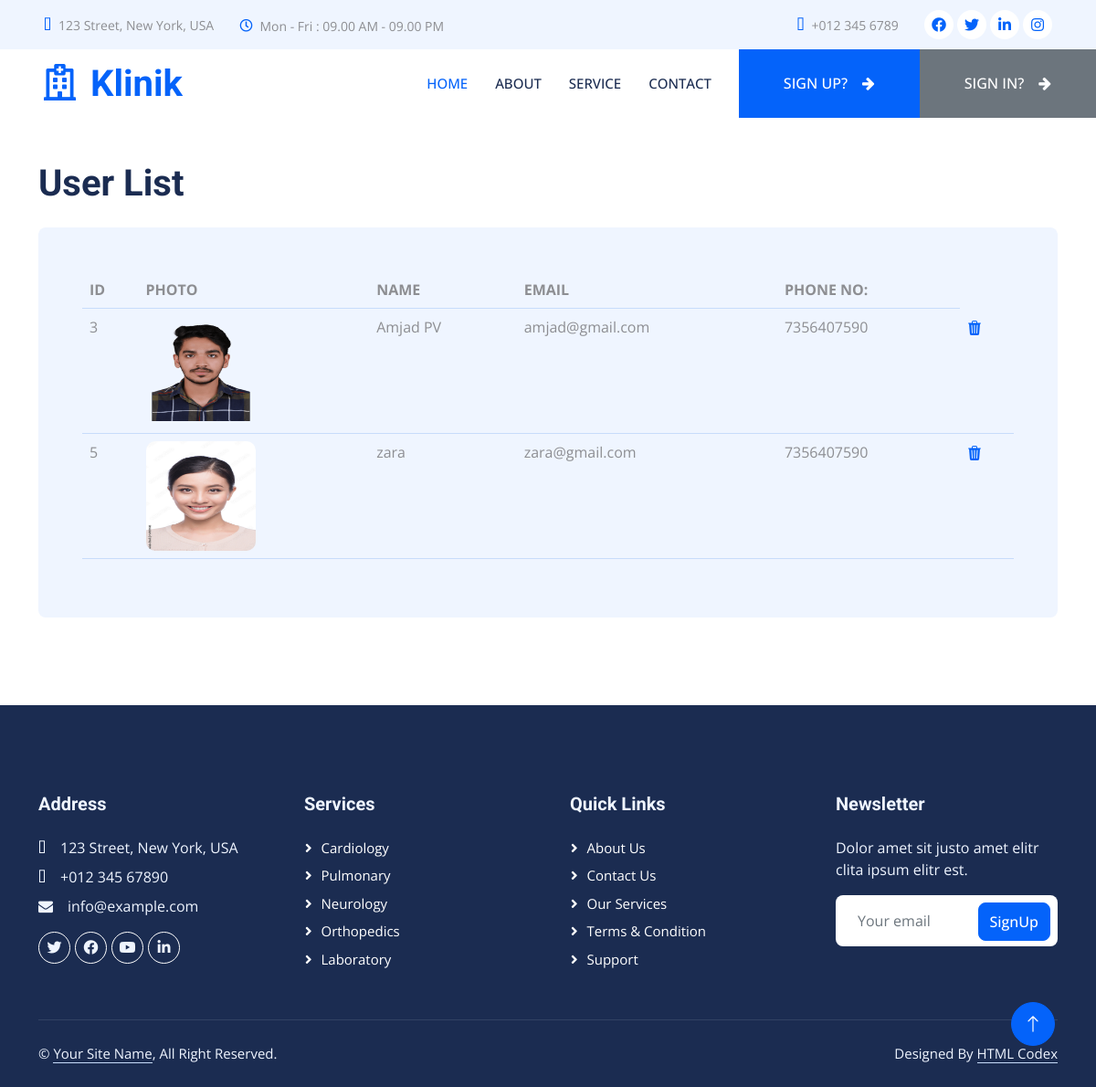
Page /admin_user_list on the committed database.
### user/models.py (models this page shows)
class userdetails(models.Model):
    userphoto = models.ImageField()
    username = models.CharField(max_length=200)
    useremail = models.CharField(max_length=200)
    userphone = models.CharField(max_length=200)
    userpassword = models.CharField(max_length=200)

### ADMIN/views.py (the view)
# urls.py: path('admin_user_list',views.admin_user_list),
def admin_user_list(request):
    data=userdetails.objects.all()
    return render(request,'admin_user_list.html',{'result':data})

### templates/admin_user_list.html (shortened to what this page needs)
{% load static %}
{% block content %}
{% include 'header.html' %}
 <div class="container-xxl py-5">
    <div class="container">
        <div class="row g-5">
            <div class="col-lg-12 wow fadeInUp" data-wow-delay="0.1s">
                <h1 class="mb-4 default">User List</h1>
                <div class="col-lg-12 wow fadeInUp" data-wow-delay="0.5s">
                    <div class="bg-light rounded h-100 d-flex align-items-center p-5">
                        <table class="table">
                            <thead>
                              <tr>
                                <th scope="col">ID</th>
                                <th scope="col">PHOTO</th>
                                <th scope="col">NAME</th>
                                <th scope="col">EMAIL</th>
                                <th scope="col">PHONE NO:</th>
                              </tr>
                            </thead>
                            <tbody>
                            {% for i in result %}
                              <tr>
                                <td>{{i.id}}</td>
                                <td>
                                  <img src="/media/{{i.userphoto}}" alt="no photo" style="height: 120px;width: 120px;border-radius: 10px;">
                                </td>
                                <td>{{i.username}}</td>
                                <td>{{i.useremail}}</td>
                                <td>{{i.userphone}}</td>
                                <td><a href="{% url 'admin_user_delete' id=i.id %}" onclick="alert('DELETED SUCCESSFULLY')"></a></td>
                              </tr>
                              {% endfor %}
                            </tbody>
                          </table>
                    </div>
                </div>
            </div>
        </div>
    </div>
</div>
 {% endblock %}
 {% include 'footer.html' %}

### templates/header.html (shortened to what this page needs)
{% load static %}
{% block content %}
<!DOCTYPE html>
<html lang="en">
<head>
    <link href="https://cdnjs.cloudflare.com/ajax/libs/font-awesome/5.10.0/css/all.min.css" rel="stylesheet">
    <link href="https://cdn.jsdelivr.net/npm/bootstrap-icons@1.4.1/font/bootstrap-icons.css" rel="stylesheet">
    <link href="{% static 'lib/animate/animate.min.css' %}" rel="stylesheet">
    <link href="{% static 'lib/owlcarousel/assets/owl.carousel.min.css' %}" rel="stylesheet">
    <link href="{% static 'lib/tempusdominus/css/tempusdominus-bootstrap-4.min.css' %}" rel="stylesheet" />
    <link href="{% static 'css/bootstrap.min.css' %}" rel="stylesheet">
    <link href="{% static 'css/style.css' %}" rel="stylesheet">
    <link href="https://maxcdn.bootstrapcdn.com/font-awesome/4.7.0/css/font-awesome.min.css" rel="stylesheet" />
</head>
<body>
    <div class="container-fluid bg-light p-0 wow fadeIn" data-wow-delay="0.1s">
        <div class="row gx-0 d-none d-lg-flex">
            <div class="col-lg-7 px-5 text-start">
                <div class="h-100 d-inline-flex align-items-center py-3 me-4">
                    <small class="fa fa-map-marker-alt text-primary me-2"></small>
                    <small>123 Street, New York, USA</small>
                </div>
                <div class="h-100 d-inline-flex align-items-center py-3">
                    <small class="far fa-clock text-primary me-2"></small>
                    <small>Mon - Fri : 09.00 AM - 09.00 PM</small>
                </div>
            </div>
            <div class="col-lg-5 px-5 text-end">
                <div class="h-100 d-inline-flex align-items-center py-3 me-4">
                    <small class="fa fa-phone-alt text-primary me-2"></small>
                    <small>+012 345 6789</small>
                </div>
                <div class="h-100 d-inline-flex align-items-center">
                    <a class="btn btn-sm-square rounded-circle bg-white text-primary me-1" href=""><i class="fab fa-facebook-f"></i></a>
                    <a class="btn btn-sm-square rounded-circle bg-white text-primary me-1" href=""><i class="fab fa-twitter"></i></a>
                    <a class="btn btn-sm-square rounded-circle bg-white text-primary me-1" href=""><i class="fab fa-linkedin-in"></i></a>
                    <a class="btn btn-sm-square rounded-circle bg-white text-primary me-0" href=""><i class="fab fa-instagram"></i></a>
                </div>
            </div>
        </div>
    </div>
    <nav class="navbar navbar-expand-lg bg-white navbar-light sticky-top p-0 wow fadeIn" data-wow-delay="0.1s">
        <a href="" class="navbar-brand d-flex align-items-center px-4 px-lg-5">
            <h1 class="m-0 text-primary"><i class="far fa-hospital me-3"></i>Klinik</h1>
        </a>
        <div class="collapse navbar-collapse" id="navbarCollapse">
            <div class="navbar-nav ms-auto p-4 p-lg-0">
            {% if request.session.admin %}
                <a href="admin_home" class="nav-item nav-link active">Home</a>
                <a href="add_doctor" class="nav-item nav-link active">Add Doctors</a>
                <a href="doctor_list" class="nav-item nav-link active">Doctors List</a>
                <a href="admin_user_list" class="nav-item nav-link active">Users List</a>
                <a href="admin_view_appointment" class="nav-item nav-link active">View All Appointments</a>
            </div>
            <a href="logout" class="btn btn-primary rounded-0 py-4 px-lg-5 d-none d-lg-block">LOGOUT?<i class="fa fa-arrow-right ms-3"></i></a>
            {% else %}
                <a href="index" class="nav-item nav-link active">Home</a>
                <a href="about_us" class="nav-item nav-link">About</a>
                <a href="service" class="nav-item nav-link">Service</a>
                <a href="contact_us" class="nav-item nav-link">Contact</a>
            </div>
            <a href="user_registration" class="btn btn-primary rounded-0 py-4 px-lg-5 d-none d-lg-block">SIGN UP?<i class="fa fa-arrow-right ms-3"></i></a>
            <a href="login" class="btn btn-secondary rounded-0 py-4 px-lg-5 d-none d-lg-block">SIGN IN?<i class="fa fa-arrow-right ms-3"></i></a>
            {% endif %}
        </div>
    </nav>
    {% endblock %}

### templates/footer.html (shortened to what this page needs)
{% load static %}
{% block content %}
 <div class="container-fluid bg-dark text-light footer mt-5 pt-5 wow fadeIn" data-wow-delay="0.1s">
    <div class="container py-5">
        <div class="row g-5">
            <div class="col-lg-3 col-md-6">
                <h5 class="text-light mb-4">Address</h5>
                <p class="mb-2"><i class="fa fa-map-marker-alt me-3"></i>123 Street, New York, USA</p>
                <p class="mb-2"><i class="fa fa-phone-alt me-3"></i>+012 345 67890</p>
                <p class="mb-2"><i class="fa fa-envelope me-3"></i>info@example.com</p>
                <div class="d-flex pt-2">
                    <a class="btn btn-outline-light btn-social rounded-circle" href=""><i class="fab fa-twitter"></i></a>
                    <a class="btn btn-outline-light btn-social rounded-circle" href=""><i class="fab fa-facebook-f"></i></a>
                    <a class="btn btn-outline-light btn-social rounded-circle" href=""><i class="fab fa-youtube"></i></a>
                    <a class="btn btn-outline-light btn-social rounded-circle" href=""><i class="fab fa-linkedin-in"></i></a>
                </div>
            </div>
            <div class="col-lg-3 col-md-6">
                <h5 class="text-light mb-4">Services</h5>
                <a class="btn btn-link" href="">Cardiology</a>
                <a class="btn btn-link" href="">Pulmonary</a>
                <a class="btn btn-link" href="">Neurology</a>
                <a class="btn btn-link" href="">Orthopedics</a>
                <a class="btn btn-link" href="">Laboratory</a>
            </div>
            <div class="col-lg-3 col-md-6">
                <h5 class="text-light mb-4">Quick Links</h5>
                <a class="btn btn-link" href="about_us">About Us</a>
                <a class="btn btn-link" href="contact_us">Contact Us</a>
                <a class="btn btn-link" href="service">Our Services</a>
                <a class="btn btn-link" href="">Terms & Condition</a>
                <a class="btn btn-link" href="">Support</a>
            </div>
            <div class="col-lg-3 col-md-6">
                <h5 class="text-light mb-4">Newsletter</h5>
                <p>Dolor amet sit justo amet elitr clita ipsum elitr est.</p>
                <div class="position-relative mx-auto" style="max-width: 400px;">
                    <input class="form-control border-0 w-100 py-3 ps-4 pe-5" type="text" placeholder="Your email">
                    <button type="button" class="btn btn-primary py-2 position-absolute top-0 end-0 mt-2 me-2">SignUp</button>
                </div>
            </div>
        </div>
    </div>
    <div class="container">
        <div class="copyright">
            <div class="row">
                <div class="col-md-6 text-center text-md-start mb-3 mb-md-0">
                    &copy; <a class="border-bottom" href="#">Your Site Name</a>, All Right Reserved.
                </div>
                <div class="col-md-6 text-center text-md-end">
                    Designed By <a class="border-bottom" href="https://htmlcodex.com">HTML Codex</a>
                </div>
            </div>
        </div>
    </div>
</div>
<a href="#" class="btn btn-lg btn-primary btn-lg-square rounded-circle back-to-top"><i class="bi bi-arrow-up"></i></a>
</body>
</html>
{% endblock %}

### static/css/style.css (style rules this page uses)
:root { --primary: #0463FA; --light: #EFF5FF; --dark: #1B2C51; }
.back-to-top { position: fixed; display: none; right: 45px; bottom: 45px; z-index: 99; }
.btn { font-weight: 500; transition: .5s; }
.btn.btn-primary, .btn.btn-secondary { color: #FFFFFF; }
.btn-sm-square { width: 32px; height: 32px; }
.btn-lg-square { width: 48px; height: 48px; }
.btn-square, .btn-sm-square, .btn-lg-square { padding: 0; display: flex; align-items: center; justify-content: center; font-weight: normal; }
.navbar .navbar-nav .nav-link { margin-right: 30px; padding: 25px 0; color: #FFFFFF; font-size: 15px; font-weight: 500; text-transform: uppercase; outline: none; }
.navbar .navbar-nav .nav-link:hover, .navbar .navbar-nav .nav-link.active { color: var(--primary); }
.navbar .navbar-brand, .navbar a.btn { height: 75px; }
.navbar .navbar-nav .nav-link { color: var(--dark); font-weight: 500; }
.navbar.sticky-top { top: -100px; transition: .5s; }
.footer .btn.btn-social { margin-right: 5px; width: 35px; height: 35px; display: flex; align-items: center; justify-content: center; color: var(--light); border: 1px solid #FFFFFF; transition: .3s; }
.footer .btn.btn-link { display: block; margin-bottom: 5px; padding: 0; text-align: left; color: #FFFFFF; font-size: 15px; font-weight: normal; text-transform: capitalize; transition: .3s; }
.footer .btn.btn-link::before { position: relative; content: "\f105"; font-family: "Font Awesome 5 Free"; font-weight: 900; margin-right: 10px; }
.footer .copyright { padding: 25px 0; font-size: 15px; border-top: 1px solid rgba(256, 256, 256, .1); }
.footer .copyright a { color: var(--light); }

### rows in the picture
userdetails: id "3", userphoto (picture), username "Amjad PV", useremail "amjad@gmail.com", userphone "7356407590"
userdetails: id "5", userphoto (picture), username "zara", useremail "zara@gmail.com", userphone "7356407590"
